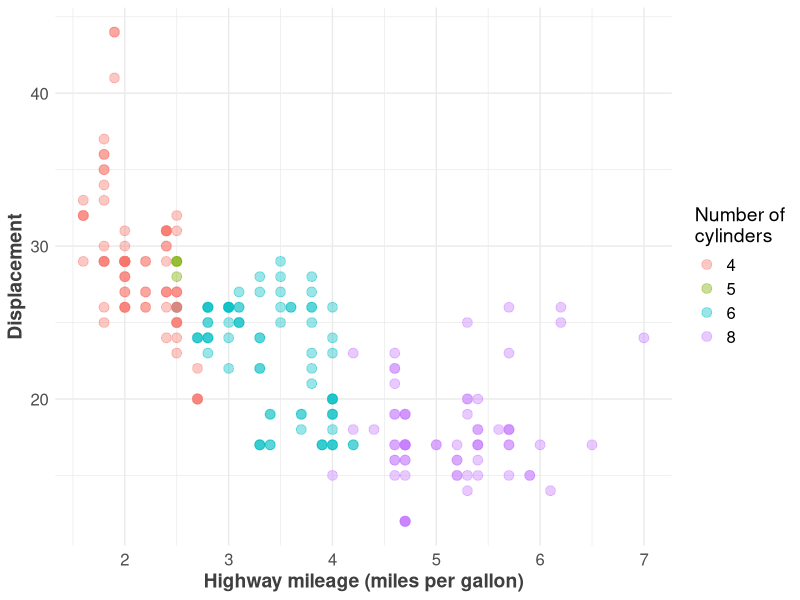

This figure's R source:
## ---- chunk 1
# load packages
library(tidyverse)
library(ggthemes)
library(knitr)
## ---- chunk 2

ggplot(mpg, aes(x = displ, y = hwy, colour = factor(cyl))) +
    geom_point(size = 3, alpha = I(4 / 10)) +
    labs(x = "Highway mileage (miles per gallon)", y = "Displacement") +
    scale_colour_discrete(name = "Number of\ncylinders") +
    theme_minimal() +
    theme(
        axis.text = element_text(size = 12),
        axis.title = element_text(size = 14, color = "#3f3f3f", face = "bold"),
        legend.title = element_text(size = 14),
        legend.text = element_text(size = 12)
    )
